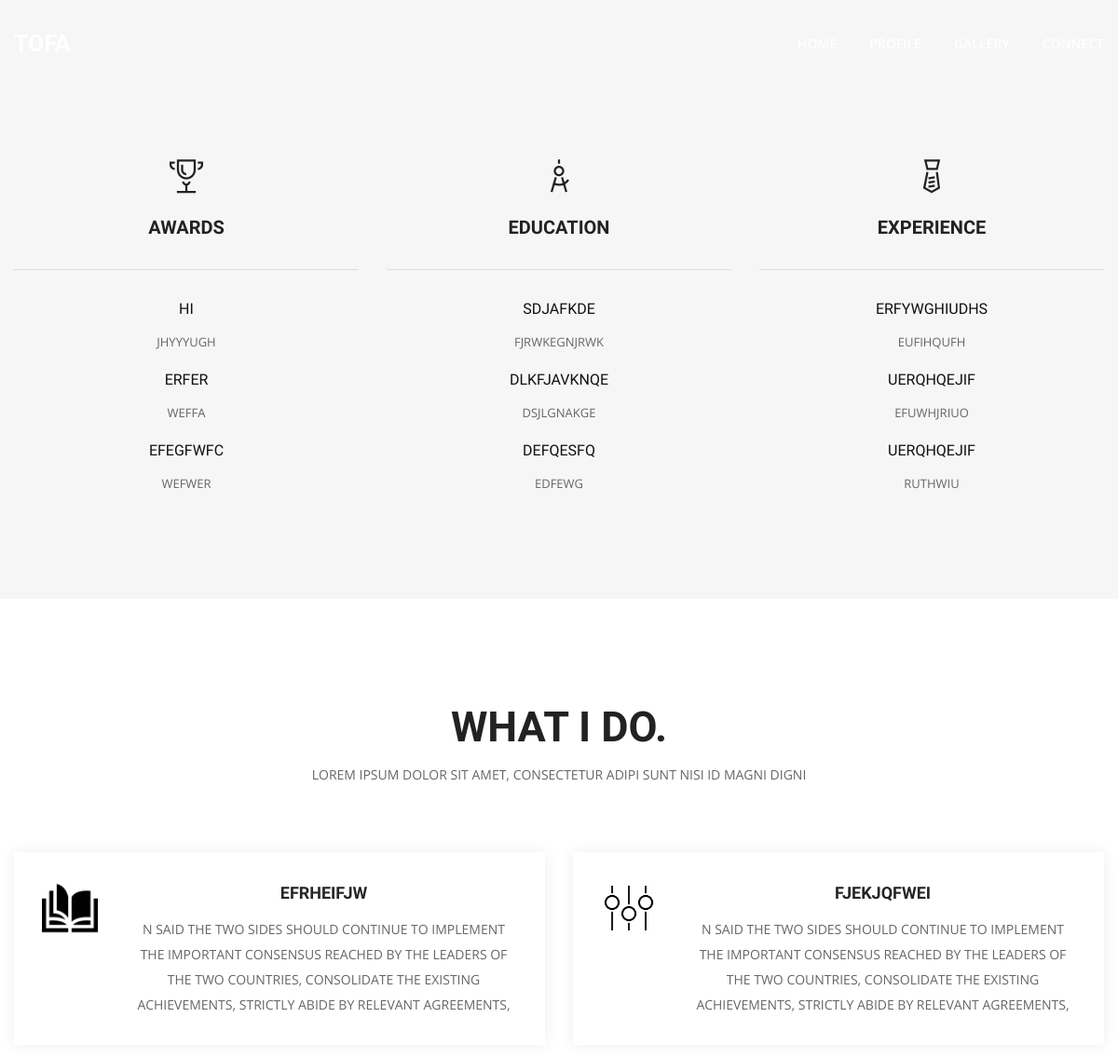
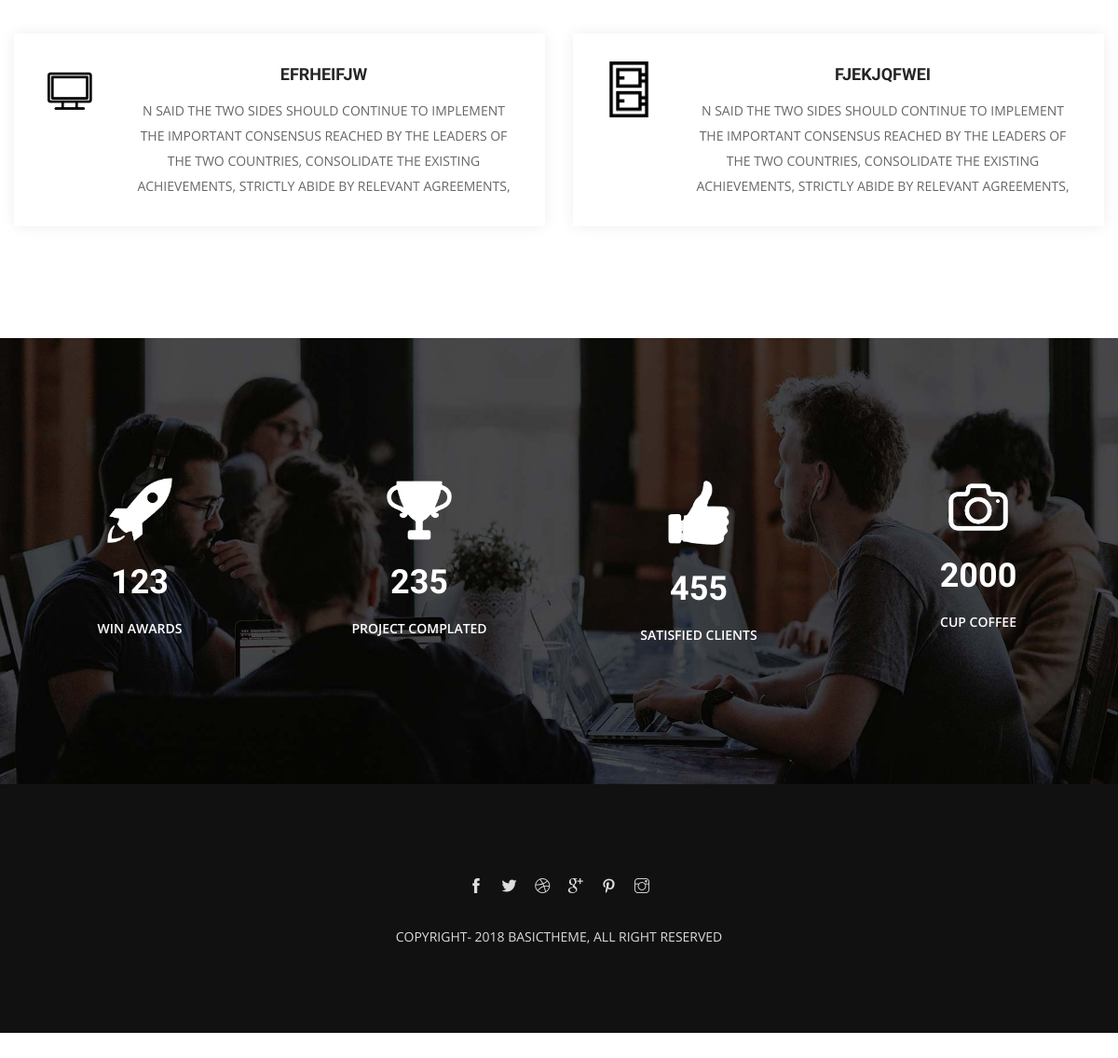
/profile, run on the app's committed database (2 pictures, top to bottom).
### web/models.py (models this page shows, shortened)
class Award (models.Model):
    award=models.CharField(max_length=50)
    title=models.CharField(max_length=50)
    def __str__(self):
        return self.award

class Education (models.Model):
    education=models.CharField(max_length=50)
    univercity=models.CharField(max_length=50)

class Experience (models.Model):
    post=models.CharField(max_length=50)
    company=models.CharField(max_length=50)

class  Service (models.Model):
    service_title=models.CharField(max_length=50)
    service_sentence=models.TextField()
    service_icons=models.ImageField()

class Counter (models.Model):
    countertitle=models.CharField(max_length=50)
    counternumber=models.CharField(max_length=50)
    countericon=models.ImageField()

### web/views.py (the view)
# urls.py: path('profile',views.Profile,name="profile"),
def Profile (request):
    context={
        'award':Award.objects.all(),
        'education':Education.objects.all(),
        'experience':Experience.objects.all(),
        'service' :Service.objects.all(),
        'counter' :Counter.objects.all()
    }
    print(Award.objects.all())
    return render (request,'web/profile.html',context)

### templates/web/profile.html (shortened to what this page needs)
{% extends 'web/partials/base.html' %}
{% load static %}
{% block content %}
<div id="resume" class="resume-area gray-bg pt-115 pb-70">
    <div class="container">
        <div class="row">
            <div class="col-xs-12 col-sm-4">
                <div class="profile wow fadeInUp" data-wow-delay=".3s">
                    <div class="profile-icon">
                        <span class="icon icon-Cup"></span>
                    </div>
                    <h3 class="profile-title">Awards</h3>
                    <hr class="divider divider-gross m-b-30">
                    <div class="profile-content">
                        {% for award in award %}
                        <h6>{{award.award}}</h6>
                        <p>{{award.title}}</p>
                        {% endfor %}
                    </div>
                </div>
            </div>
            <div class="col-xs-12 col-sm-4">
                <div class="profile wow fadeInUp" data-wow-delay=".5s">
                    <div class="profile-icon">
                        <span class="icon icon-CompassTool"></span>
                    </div>
                    <h3 class="profile-title">Education</h3>
                    <hr class="divider divider-gross m-b-30">
                    <div class="profile-content">
                        {% for education in education %}
                        <h6>{{education.education}}</h6>
                        <p>{{education.univercity}}</p>
                        {% endfor %}
                    </div>
                </div>
            </div>
            <div class="col-xs-12 col-sm-4">
                <div class="profile wow fadeInUp" data-wow-delay=".7s">
                    <div class="profile-icon">
                        <span class="icon icon-Tie"></span>
                    </div>
                    <h3 class="profile-title">Experience</h3>
                    <hr class="divider divider-gross m-b-30">
                    <div class="profile-content">
                        {% for experience in experience %}
                        <h6>{{experience.post}}</h6>
                        <p>{{experience.company}}</p>
                        {% endfor %}
                    </div>
                </div>
            </div>
        </div>
    </div>
</div>
<div id="service" class="basic-service-area pt-115 pb-70">
    <div class="container">
        <div class="row">
            <div class="col-xl-6 col-lg-8 offset-lg-2 offset-xl-3">
                <div class="area-title text-center mb-70">
                    <h2>What i Do. </h2>
                    <p>Lorem ipsum dolor sit amet, consectetur adipi sunt nisi id magni digni</p>
                </div>
            </div>
        </div>
        <div class="row">
            {% for service in service %}
            <div class="col-md-6  mb-50">
                <div class="service-box wow fadeIn" data-wow-delay=".3s">
                    <div class="service-icon">
                        <img src="{{service.service_icons.url}}" width="60px" alt="">
                    </div>
                    <div class="service-content">
                        <h3>{{service.service_title}}</h3>
                        <p>{{service.service_sentence}}</p>
                    </div>
                </div>
            </div>
            {% endfor %}
        </div>
    </div>
</div>
<div class="counter-area pt-150 pb-120" style="background-image:url({% static 'web/img/bg/bg7.jpg' %})">
    <div class="container">
        <div class="row">
            {% for counter in counter %}
            <div class="col-xl-3 col-lg-3 col-md-6 col-sm-6">
                <div class="counter-wrapper text-center mb-30 wow fadeInUp" data-wow-delay=".3s">
                    <div class="counter-icon">
                        <img src="{{counter.countericon.url}}" width="70px" alt="">
                    </div>
                    <div class="counter-text">
                        <h1 class="counter">{{counter.counternumber}}</h1>
                        <span>{{counter.countertitle}}</span>
                    </div>
                </div>
            </div>
            {% endfor %}
        </div>
    </div>
</div>
{% endblock %}

### templates/web/partials/base.html (shortened to what this page needs)
{% load static %}
<!doctype html>
<html class="no-js" lang="">
    <head>
        <link rel="stylesheet" href="{% static 'web/css/bootstrap.min.css' %}">
        <link rel="stylesheet" href="{% static 'web/css/owl.carousel.min.css' %}">
        <link rel="stylesheet" href="{% static 'web/css/animate.min.css' %}">
        <link rel="stylesheet" href="{% static 'web/css/magnific-popup.css' %}">
        <link rel="stylesheet" href="{% static 'web/css/fontawesome-all.min.css' %}">
        <link rel="stylesheet" href="{% static 'web/css/themify-icons.css' %}">
        <link rel="stylesheet" href="{% static 'web/css/strock-gap-icons.css' %}">
        <link rel="stylesheet" href="{% static 'web/css/slick.css' %}">
        <link rel="stylesheet" href="{% static 'web/css/default.css' %}">
        <link rel="stylesheet" href="{% static 'web/css/style.css' %}">
        <link rel="stylesheet" href="{% static 'web/css/responsive.css' %}">
    </head>
    <body>
        {% include 'web/partials/header.html' %}
        {% block content %}
        {% endblock  %}
        {% include 'web/partials/footer.html' %}
    </body>
</html>

### templates/web/partials/header.html (shortened to what this page needs)
{% load static %}
<header id="sticky-header" class="header-area header-transparent pt-10 pb-10">
    <div class="header-area">
        <div class="container">
            <div class="row">
                <div class="col-xl-12">
                    <div class="main-menu">
                        <nav class="navbar navbar-expand-lg">
                            <a class="navbar-brand" href="index.html">
                                <h3>TOFA</h3>
                            </a>
                            <div class="collapse navbar-collapse" id="navbarSupportedContent">
                                <ul class="navbar-nav ml-auto">
                                    <li class="nav-item ">
                                        <a class="nav-link" href="{% url 'web:index' %}" >Home </a>
                                    </li>
                                    <li class="nav-item">
                                        <a class="nav-link" href="{% url 'web:profile' %}">Profile</a>
                                    </li>
                                    <li class="nav-item">
                                        <a class="nav-link" href="{% url 'web:gallery' %}">Gallery</a>
                                    </li>
                                    <li class="nav-item">
                                        <a class="nav-link" href="{% url 'web:connect' %}">connect</a>
                                    </li>
                                </ul>
                            </div>
                        </nav>
                    </div>
                </div>
            </div>
        </div>
    </div>
</header>

### templates/web/partials/footer.html
{% load static %}
<footer>
    <div class="footer-area black-bg pt-90 pb-90">
        <div class="container">
            <div class="row">
                <div class="col-xl-12">
                    <div class="footer-text text-center wow fadeInUp" data-wow-delay=".3s">
                        <div class="footer-icon mb-20">
                            <a href="#"><i class="ti-facebook"></i></a>
                            <a href="#"><i class="ti-twitter-alt"></i></a>
                            <a href="#"><i class="ti-dribbble"></i></a>
                            <a href="#"><i class="ti-google"></i></a>
                            <a href="#"><i class="ti-pinterest"></i></a>
                            <a href="#"><i class="ti-instagram"></i></a>
                        </div>
                        <p>Copyright- 2018 BasicTheme, All Right Reserved</p>
                    </div>
                </div>
            </div>
        </div>
    </div>
</footer>

### static/web/css/default.css (style rules this page uses)
.mb-20 { margin-bottom: 20px; }
.mb-30 { margin-bottom: 30px; }
.mb-50 { margin-bottom: 50px; }
.mb-70 { margin-bottom: 70px; }
.pt-10 { padding-top: 10px; }
.pt-90 { padding-top: 90px; }
.pt-115 { padding-top: 115px; }
.pt-150 { padding-top: 150px; }
.pb-10 { padding-bottom: 10px; }
.pb-70 { padding-bottom: 70px; }
.pb-90 { padding-bottom: 90px; }
.pb-120 { padding-bottom: 120px; }
.gray-bg { background: #f6f6f6; }
.black-bg { background: #111; }

### static/web/css/style.css (style rules this page uses)
* { outline: 0;outline: 0; }
body { font-family: 'Open Sans', sans-serif; font-weight: 400; font-style: normal; font-size: 14px; }
body { text-align: center; text-transform: uppercase; padding: 50px 0; }
.header-area { background-color:#f6f6f6 ; }
a, .button { -webkit-transition: all 0.3s ease-out 0s; -moz-transition: all 0.3s ease-out 0s; -ms-transition: all 0.3s ease-out 0s; -o-transition: all 0.3s ease-out 0s; transition: all 0.3s ease-out 0s; }
a, button { color: #444; outline: medium none; }
h1, h2, h3, h4, h5, h6 { font-family: 'Work Sans', sans-serif; color: #444444; margin-top: 0px; font-style: normal; font-weight: 600; text-transform: normal; margin-bottom: 15px; line-height: 1.5; }
h1 { font-size: 48px; }
h2 { font-size: 40px; }
h3 { font-size: 32px; }
h6 { font-size: 16px; }
ul { margin: 0px; padding: 0px; }
li { list-style: none }
p { font-size: 14px; font-weight: normal; line-height: 27px; color: #666; margin-bottom: 15px; }
hr { border-bottom: 1px solid #ddd; border-top: 0 none; margin: 30px 0; padding: 0; }
*::placeholder { color: #555555; font-size: 14px; opacity: 1; }
.area-title h2 { line-height: 1; font-weight: 800; font-size: 45px; color: #222; }
.area-title p { margin: 0 }
.header-transparent { position: absolute; top: 0; left: 0; right: 0; z-index: 9; transition: .4s; z-index: 99999; }
.navbar.navbar-expand-lg { padding: 0; }
.navbar-brand h3 { color: #fff; font-size: 25px; margin: 0; }
.main-menu ul.navbar-nav li { margin-left: 35px; }
.main-menu ul.navbar-nav li a.nav-link { font-size: 14px; font-weight: 600; color: #fff; padding: 30px 0; line-height: 1; position: relative; }
.main-menu ul.navbar-nav li a.nav-link::before { position: absolute; content: ""; height: 2px; width: 0; left: -15px; top: 37px; background: #fff; transition: 0.3s; }
.counter-area { background-size: cover; background-position: center center; }
.counter-text h1 { font-size: 36px; font-weight: 800; color: #fff; position: relative; margin-bottom: 12px; }
.counter-text span { font-size: 14px; color: #fff; font-weight: 600; }
.counter-icon { margin: 0 0 15px; font-size: 36px; color: #fff; }
.service-box { padding: 30px; background: #fff; box-shadow: 0 0 15px 0 rgba(0, 0, 0, .07); }
.service-icon { float: left; }
.service-content { overflow: hidden; padding-left: 35px; }
.service-content h3 { font-size: 18px; font-weight: 600; margin-bottom: 12px; color: #252525; }
.service-content p { margin: 0; }
.footer-icon a i { transition: .3s; }
.footer-icon a { color: #ddd; display: inline-block; border-radius: 50%; text-align: center; line-height: 40px; font-size: 16px; transition: .3s; margin: 0 8px; }
.footer-text p { color: #dcdcdc; margin: 0; }
.profile-icon { font-size: 36px; color: #222; }
.profile-title { font-size: 20px; margin: 10px 0; color: #222; }
.profile-content h6 { margin-bottom: 10px; font-size: 16px; font-weight: 500; color: #111; }
.profile-content { margin: 0 0 40px; }
.profile-content p { color: #666; font-size: 13px; }

### data on the page
Award: award "HI", title "JHYYYUGH"
Award: award "ERFER", title "WEFFA"
Award: award "EFEGFWFC", title "WEFWER"
Education: education "SDJAFKDE", univercity "FJRWKEGNJRWK"
Education: education "DLKFJAVKNQE", univercity "DSJLGNAKGE"
Education: education "DEFQESFQ", univercity "EDFEWG"
Experience: post "ERFYWGHIUDHS", company "EUFIHQUFH"
Experience: post "UERQHQEJIF", company "EFUWHJRIUO"
Experience: post "UERQHQEJIF", company "RUTHWIU"
Service: service_icons (picture), service_title "EFRHEIFJW", service_sentence "N SAID THE TWO SIDES SHOULD CONTINUE TO IMPLEMENT THE IMPORTANT CONSENSUS REACHED BY THE LEADERS OF THE TWO COUNTRIES, CONSOLIDATE THE EXISTING ACHIEVEMENTS, STRICTLY ABIDE BY RELEVANT AGREEMENTS,"
Service: service_icons (picture), service_title "FJEKJQFWEI", service_sentence "N SAID THE TWO SIDES SHOULD CONTINUE TO IMPLEMENT THE IMPORTANT CONSENSUS REACHED BY THE LEADERS OF THE TWO COUNTRIES, CONSOLIDATE THE EXISTING ACHIEVEMENTS, STRICTLY ABIDE BY RELEVANT AGREEMENTS,"
Service: service_icons (picture), service_title "EFRHEIFJW", service_sentence "N SAID THE TWO SIDES SHOULD CONTINUE TO IMPLEMENT THE IMPORTANT CONSENSUS REACHED BY THE LEADERS OF THE TWO COUNTRIES, CONSOLIDATE THE EXISTING ACHIEVEMENTS, STRICTLY ABIDE BY RELEVANT AGREEMENTS,"
Service: service_icons (picture), service_title "FJEKJQFWEI", service_sentence "N SAID THE TWO SIDES SHOULD CONTINUE TO IMPLEMENT THE IMPORTANT CONSENSUS REACHED BY THE LEADERS OF THE TWO COUNTRIES, CONSOLIDATE THE EXISTING ACHIEVEMENTS, STRICTLY ABIDE BY RELEVANT AGREEMENTS,"
Counter: countericon (picture), counternumber "123", countertitle "WIN AWARDS"
Counter: countericon (picture), counternumber "235", countertitle "PROJECT COMPLATED"
Counter: countericon (picture), counternumber "455", countertitle "SATISFIED CLIENTS"
Counter: countericon (picture), counternumber "2000", countertitle "CUP COFFEE"
